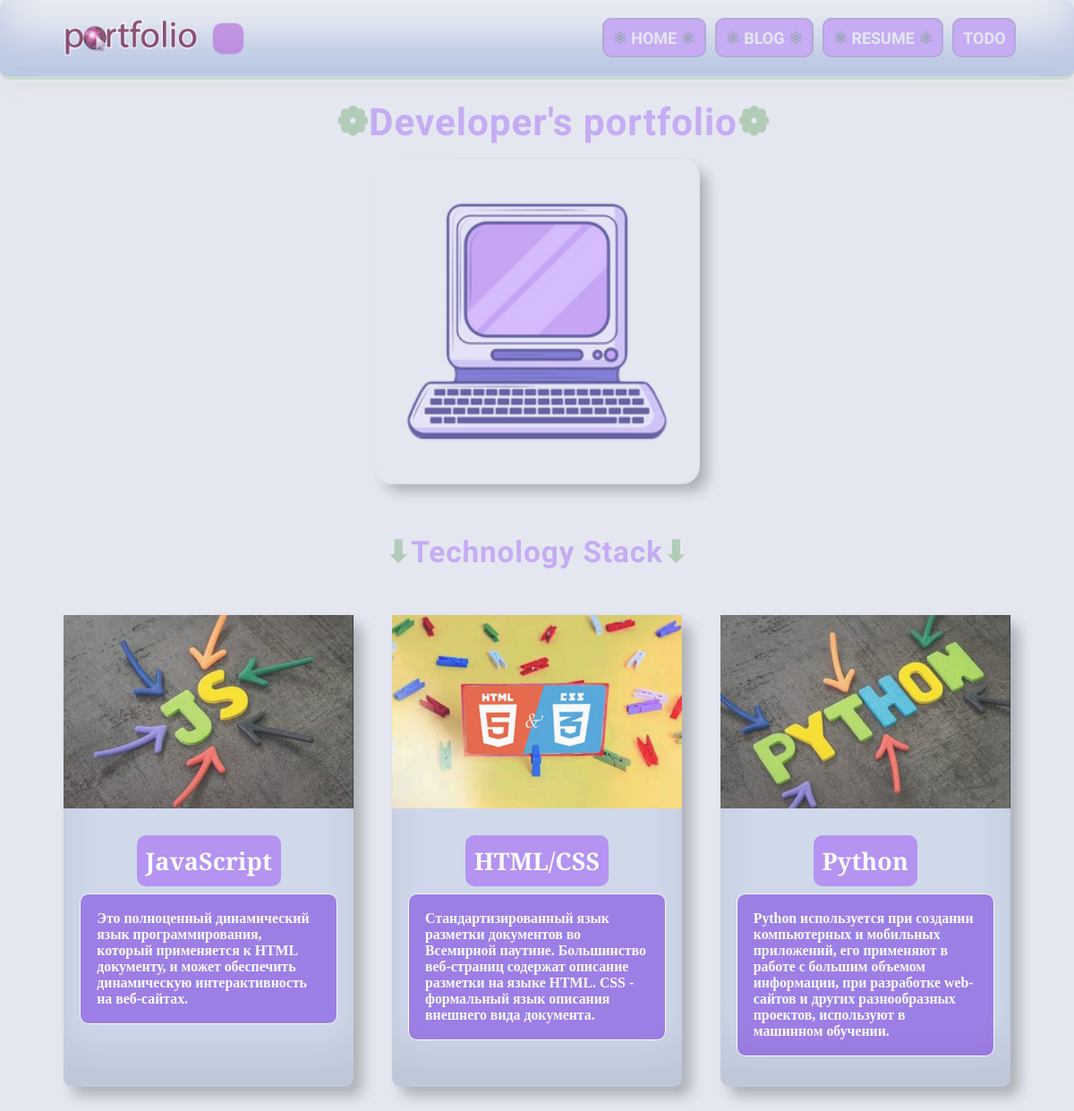
The page / on the database its author committed.
### skills/models.py (models this page shows, shortened)
class Sills(models.Model):
    title = models.CharField(max_length=100)
    description = models.CharField(max_length=250)
    image = models.ImageField(upload_to='skills/images/')
    url = models.URLField(blank=True)

### skills/views.py (the view)
# urls.py: path('', views.index, name='index'),
def index(request):
    projects = Sills.objects.all()
    return render(request, 'skills/index.html', {'projects': projects})

### skills/templates/skills/index.html (shortened to what this page needs)
{% extends 'skills/base.html'  %}
{% load static %}
{% block content %}
<h1 style="transform: translateY(-100%); transition: transform  2s;"> <span class="flower">&#10049</span>Developer's portfolio<span class="flower">&#10049</span></h1>
<div style="transform: scale(1.4); transition: transform  2s;" class="img">
    <img src="{% static 'skills/comp.png' %}">
</div>
<h3 style="transform: scale(0); transition: transform  2s;"> <span class="flower">&#11015</span>Technology Stack<span class="flower">&#11015</span></h3>
<div style="" class="block">
    {% for project in projects %}
    <div class="element">
        <div><img src="{{ project.image.url }}"></div>
        <div class="text">
            <h2><a href="{{ project.url }}" target="_blank">{{ project.title }}</a></h2>
            <p>{{ project.description }}</p>
        </div>
    </div>
    {% endfor %}
</div>
{% endblock %}

### skills/static/css/style.css (style rules this page uses)
body { background-color: rgb(228, 231, 240); padding: 0; margin: 0; transition: opacity 0.4s ease-in-out; opacity: 0; zoom: 0.9; }
body.loaded { opacity: 1; }
.block { display: flex; flex-wrap: wrap; justify-content: space-evenly; margin-bottom: 60px; gap:40px ; }
.text { width: 360px; padding: 20px; box-sizing: border-box; color: #ffffff; font-family: Georgia sans-serif; font-weight: bold; font-size: 1.1em; }
.text p { color: #ffffff; border: 1px solid white; padding: 20px; width: 320px; background-color: rgba(94, 19, 222, 0.57); box-sizing: border-box; border-radius: 11px; transition: background-color ease-in-out 1s; }
.element, .count { background-color: rgba(67, 116, 189, 0.16); border-radius: 11px; margin: 20px 0; opacity: 0.8; transition: opacity ease-in-out 0.4s, background-color linear 0.4s, transform ease-in-out 0.4s; box-shadow: inset 0 -3em 3em rgba(0, 0, 0, 0.1), 0.7em 0.7em 1em rgba(0, 0, 0, 0.3); }
.block img { max-width: 360px; }
.container h1 { text-align: center; margin: 20px 0; font-size: 47px; }
h1 { color: rgb(198, 172, 243); padding-left: 40px; font-family: 'Rubik Bubbles', sans-serif; letter-spacing: 1px; }
.flower { color: rgba(85, 154, 80, 0.35); }
.img + h2, .text h2 { text-align: center; margin: 20px 0; font-size: 30px; }
h2 { font-family: 'Bitter', sans-serif; }
h3 { text-align: center; box-sizing: border-box; color: rgb(198, 172, 243); font-size: 37px; font-family: 'Rubik Bubbles', sans-serif; letter-spacing: 1px; }
.element a { text-decoration: none; color: rgb(255, 255, 255); background-color: rgba(162, 110, 245, 0.83); padding: 11px; border-radius: 11px; transition: background-color ease-in-out 0.4s, box-shadow ease-in-out 0.4s; box-shadow: 0 0 0 0 rgba(0, 0, 0, 0); }
.img { text-align: center; margin-bottom: 60px; }
.img img { opacity: 0.8; width: 400px; border-radius: 20px; box-shadow: inset 0 -3em 3em rgba(0, 0, 0, 0.1), 0 0 0 2px rgb(228, 231, 240), 0.7em 0.7em 1em rgba(0, 0, 0, 0.3); }

### rows shown on the page
Sills: image (picture), title "JavaScript", description "Это полноценный динамический язык программирования, который применяется к HTML документу, и может обеспечить динамическую интерактивность на веб-сайтах."
Sills: image (picture), title "HTML/CSS", description "Стандартизированный язык разметки документов во Всемирной паутине. Большинство веб-страниц содержат описание разметки на языке HTML. CSS - формальный язык описания внешнего вида документа."
Sills: image (picture), title "Python", description "Python используется при создании компьютерных и мобильных приложений, его применяют в работе с большим объемом информации, при разработке web-сайтов и других разнообразных проектов, используют в машинном обучении."
